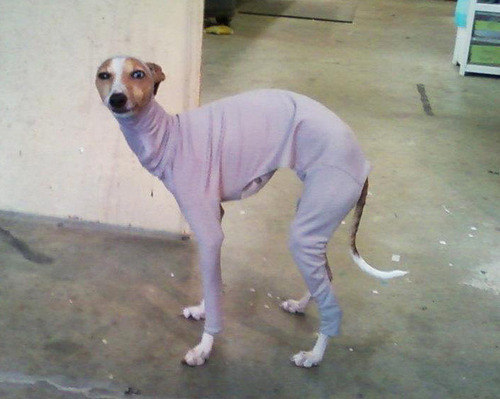
#> input picture openCV_python/test_images/dog.jpg, 500 x 399 px
$ python edge_detection.py   (older library calls are emulated)
#> lines starting #> are read from the running program, lines starting #| are printed output that depends on the picture; after the words box and inside, x2 and y2 are one past the last pixel; in counts of white or black regions, pixels touching at a corner belong together
### openCV_python/image_processing.py
import cv2 as cv # openCV
import numpy as np

'''
Loads image as BGR numpy array.

filename - name of image to load, as string
'''
def load_image(filename):
#> called with filename = 'test_images/dog.jpg'
    image_BGR = np.asarray(cv.imread(filename))
#> image_BGR is the input picture: shape (399, 500, 3); mean B, G, R 141.7, 148.4, 151
    return image_BGR

'''
HSV:
Hue range is [0,179]
Saturation range is [0,255]
Value range is [0,255]

Saves given BGR image as a new .png image file, converted to HSV.

image_data - BGR image as numpy array.
'''
# [5 lines left out: function convert_to_HSV, not called in this run]


# [4 lines that do not run on import are left out]

### openCV_python/edge_detection.py
import cv2 as cv
import numpy as np
from image_processing import load_image

def make_edge_image(image, lower, upper, new_name):
    img_BGR = load_image(image)
    black_white = cv.cvtColor(img_BGR, cv.COLOR_BGR2GRAY)
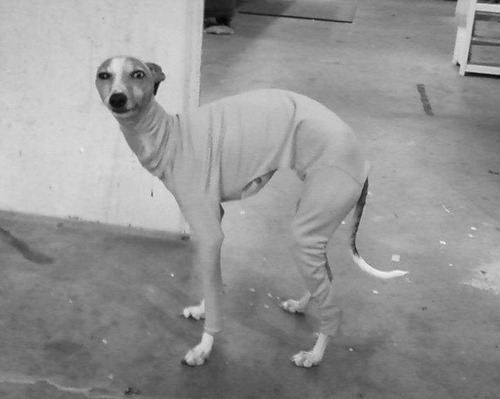
#> black_white: shape (399, 500); min 3, max 242, mean 148.4

    # finding edges (new image array)
    edges = cv.Canny(black_white, lower, upper)
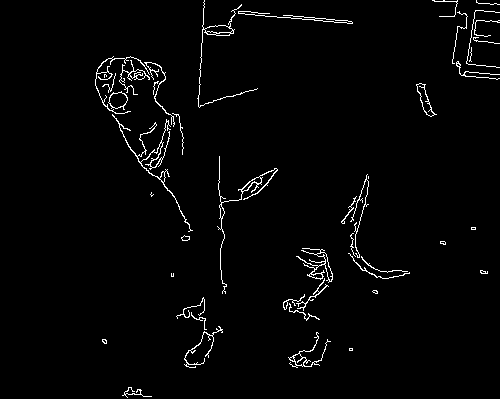
#> edges: shape (399, 500); 2.2% white in thin lines or dots, all inside (x1, y1, x2, y2) = (95, 0, 500, 398)
    cv.imwrite('edges_' + new_name, edges)

    # contours of edge image (list of image arrays)
    image, contours, hierarchy = cv.findContours(edges, cv.RETR_TREE,  cv.CHAIN_APPROX_NONE)
#> contours = 73 contours, 40 with area under 20; largest, box (x1, y1, x2, y2) and area: (197, 0, 258, 108) 245, (416, 83, 437, 117) 233, (108, 91, 128, 110) 228, (416, 83, 435, 117) 213, (108, 92, 128, 109) 212
    cv.imwrite('edge-contours_' + new_name, cv.drawContours(img_BGR.copy(), contours, -1, (0, 255, 0), 1))
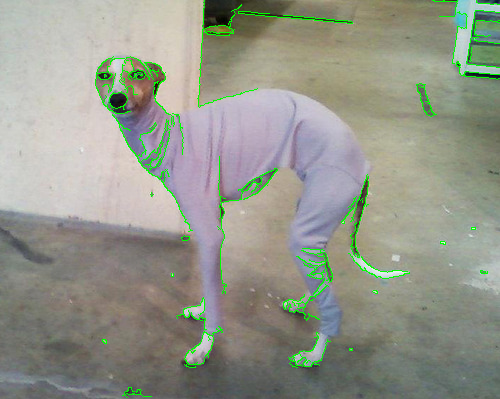
#> saved as edge-contours_dog.jpg: shape (399, 500, 3); mean B, G, R 138.8, 151.1, 148
    cv.imwrite('just_edge-contours_' + new_name, cv.drawContours(np.zeros(img_BGR.shape), contours, -1, (0, 255, 0), 1))
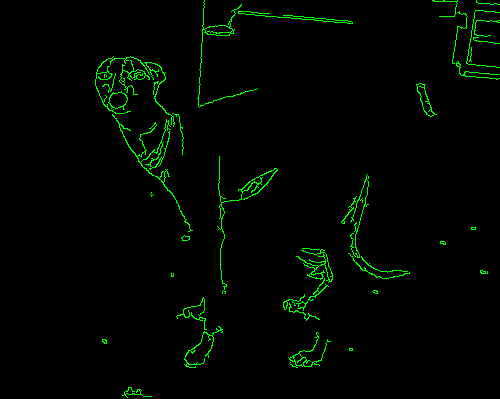
#> saved as just_edge-contours_dog.jpg: shape (399, 500, 3); mean B, G, R 0, 5.5, 0

    # contours of original image in black and white
    # image, contours, hierarchy = cv.findContours(black_white, cv.RETR_TREE,  cv.CHAIN_APPROX_NONE)
    # cv.imwrite('bw-contours_' + new_name, cv.drawContours(img_BGR.copy(), contours, -1, (0, 255, 0), 1))
    # cv.imwrite('just_bw-contours_' + new_name, cv.drawContours(np.zeros(img_BGR.shape), contours, -1, (0, 255, 0), 1))

if __name__ == '__main__':
    #make_edge_image('test_images/blue_mug.jpeg', 200, 300, 'mug.jpeg')
    make_edge_image('test_images/dog.jpg', 50, 300, 'dog.jpg')
